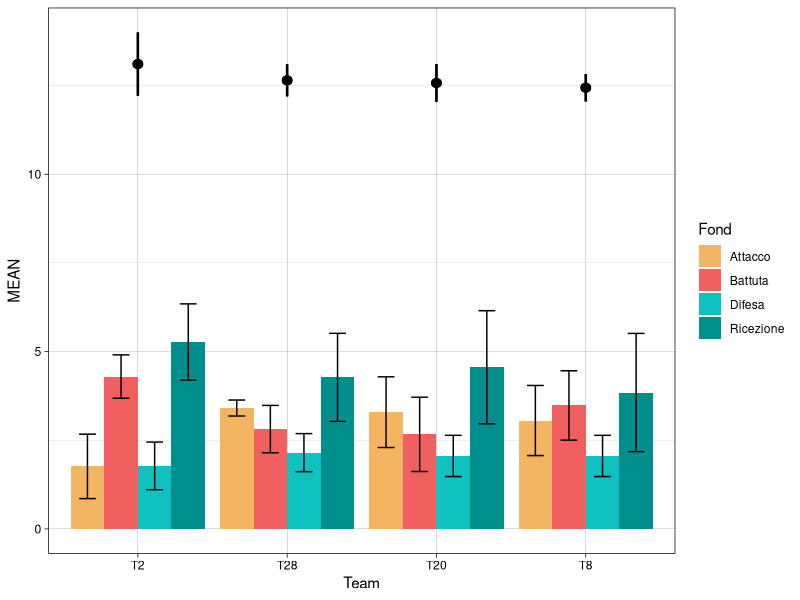

Recreate this plot in R.
library(gtools) # for combinations
library(tidyverse)

# Player data
players <- read_csv("data/fond_score_calculation.csv") |> 
  rename("Nome" = player_name,
         "Ricezione" = Reception_score,
         "Battuta" = Serve_score,
         "Attacco" = Attack_score,
         "Difesa" = Dig_score)

# Filter for the current match
players <- players |> 
  filter(grepl("Panetto|Gerace|Deluca|Chimineti|Torchia|Fragonas|Celeste", Nome))

# Weights
weights <- c(Ricezione = 2, Battuta = 2, Attacco = 1.5, Difesa = 1.5)

# Apply weights
for (skill in names(weights)) {
  players[[skill]] <- players[[skill]] * weights[skill]
}

# Exclude SharonB and Adele for combination purposes
other_players <- players[!players$Nome %in% c("Isabella Boni", "Sharon Beretta"), ] |> 
  mutate(players = row_number())

# Get all combinations of 4 players on court (since Isabella and Adele are fixed)
combinations_of_six <- combinations(nrow(other_players), 4)


tmp2 <- NULL
for(i in 1:nrow(combinations_of_six)){
  tmp <- other_players |> 
    filter(players %in% combinations_of_six[i,]) |> 
    mutate(Team = paste0("T", i)) |> 
    select(-players) |> 
    pivot_longer(cols = c("Ricezione", "Battuta", "Attacco", "Difesa"),
                 names_to = "Fond",
                 values_to = "Score") 
  tmp0 <- tmp |> 
    select(Nome, Team) |> 
    distinct() |> 
    group_by(Team) |> 
    summarise(Atlete = paste0(Nome, collapse = ", ")) 
  
  tmp1 <- tmp |> 
    summarise(MEAN = mean(Score),
              SE = sd(Score)/sqrt(n()),
              MEDIAN = median(Score),
              .by = c(Team, Fond)) |> 
    left_join(tmp0) |> 
    mutate(TOT = sum(MEAN),
           TOT_SE = sd(MEAN)/sqrt(n())) |> 
    relocate(TOT, TOT_SE, .before = Atlete)
  
  tmp2 <- tmp2 |> 
    rbind(tmp1)
}

tmp2 |> 
  arrange(desc(TOT)) |> 
  print(n=30)


sql <- tmp2 |> 
  group_by(Team, TOT, TOT_SE, Atlete) |> 
  nest() |> 
  arrange(desc(TOT)) |> 
  print(n = Inf) 

ft <- tmp2 |> 
  mutate(Team = factor(Team)) |>
  arrange(desc(TOT)) |>
  mutate(Team = fct_reorder(Team, desc(TOT))) |>
  pull(Team) |> 
  unique()

ft <- c("T2", "T28", "T20", "T8")

tmp2 |> 
  mutate(Team = factor(Team)) |>
  arrange(desc(TOT)) |>
  mutate(Team = fct_reorder(Team, desc(TOT))) |>
  # slice(1:90) |>
  filter(Team %in% ft) |>
  ggplot(aes(x = Team,
             y = MEAN,
             fill = Fond)) +
  geom_col(position = "dodge") +
  geom_errorbar(
    aes(ymin = MEAN-SE, ymax = MEAN+SE),
    position = position_dodge2(width = 0.5, padding = .5)) +
  geom_pointrange(aes(x = Team,
                    y = TOT,
                    ymin = TOT - TOT_SE,
                      ymax = TOT + TOT_SE),
                  position = position_dodge(width = .01),
                  data = tmp2 |> 
                    mutate(Team = factor(Team)) |> 
                    arrange(desc(TOT)) |> 
                    mutate(Team = fct_reorder(Team, desc(TOT))) |> 
                    filter(Team %in% ft) |>
                    select(Team, Fond, TOT, TOT_SE) |> 
                    distinct(),
                    show.legend = FALSE) +
  geom_point(aes(x = Team,
                    y = TOT),
                data = tmp2 |> 
                  mutate(Team = factor(Team)) |> 
                  arrange(desc(TOT)) |> 
                  mutate(Team = fct_reorder(Team, desc(TOT))) |> 
                  filter(Team %in% ft) |>
                  select(Team, Fond, TOT, TOT_SE) |> 
                  distinct(),
                  show.legend = FALSE) +
  theme_linedraw() +
  scale_fill_manual(breaks = c("Attacco", "Battuta",
                               "Difesa", "Ricezione"),
                    values = c("#F3B562", "#F06060", "#0FC2C0", "#008F8C"))



sql |> 
  filter(Team %in% ft) |> 
  print(n= Inf)

sql |> 
  filter(grepl("Fragonas", Atlete)) |> 
  filter(grepl("Panetto", Atlete)) |> 
  filter(grepl("Fragonas", Atlete)) |> 
  filter(grepl("Beretta", Atlete)) |> 
  print(n = Inf)
